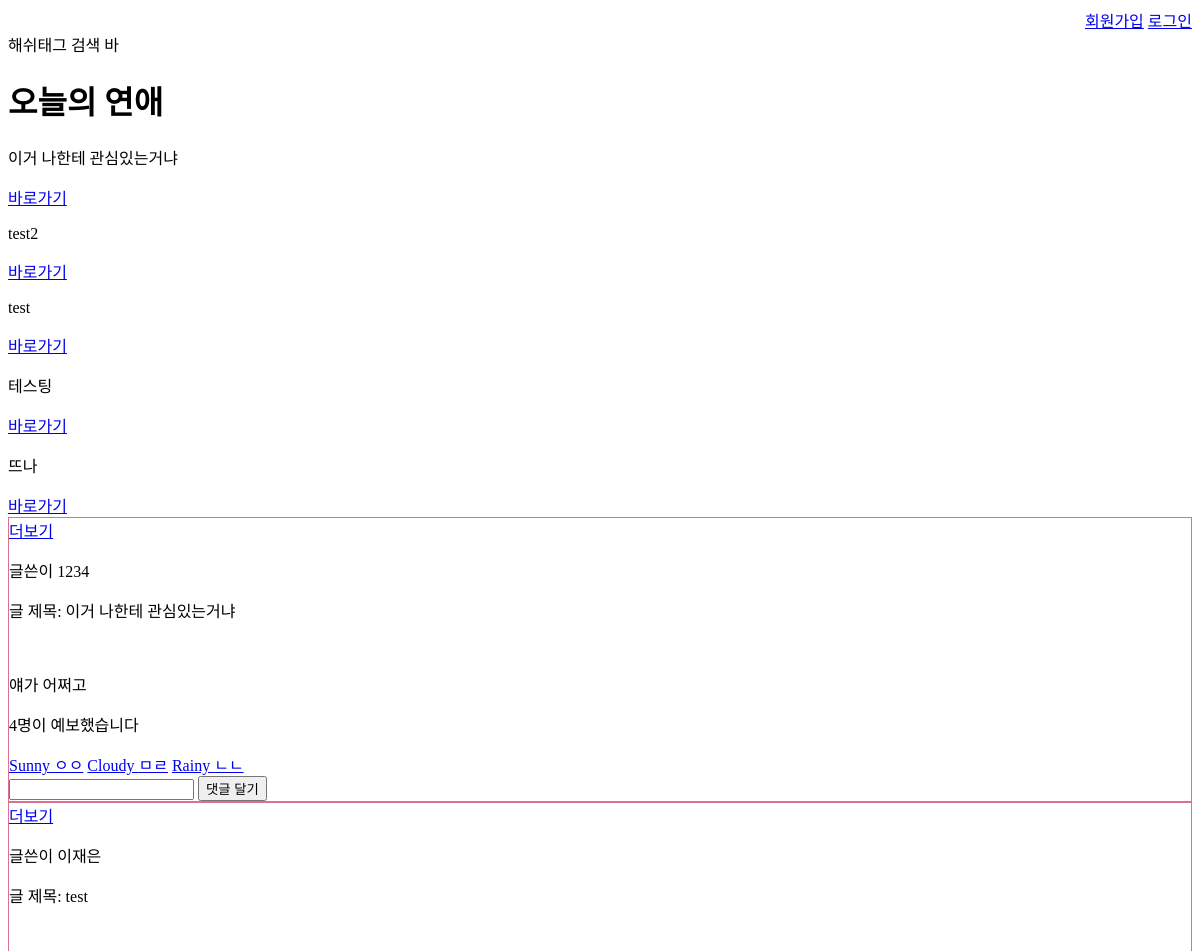
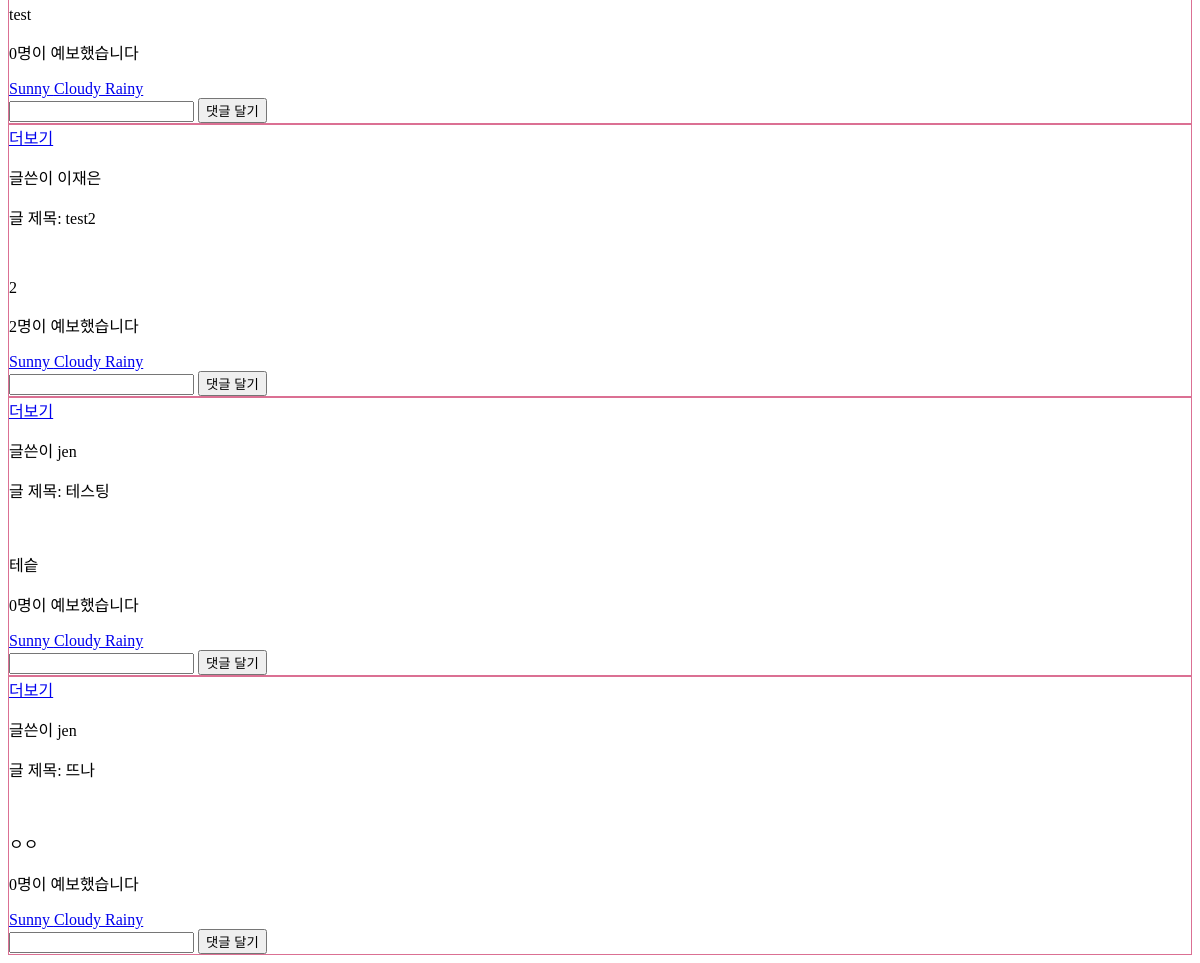
The app's page /, older data (2 pictures, top to bottom).
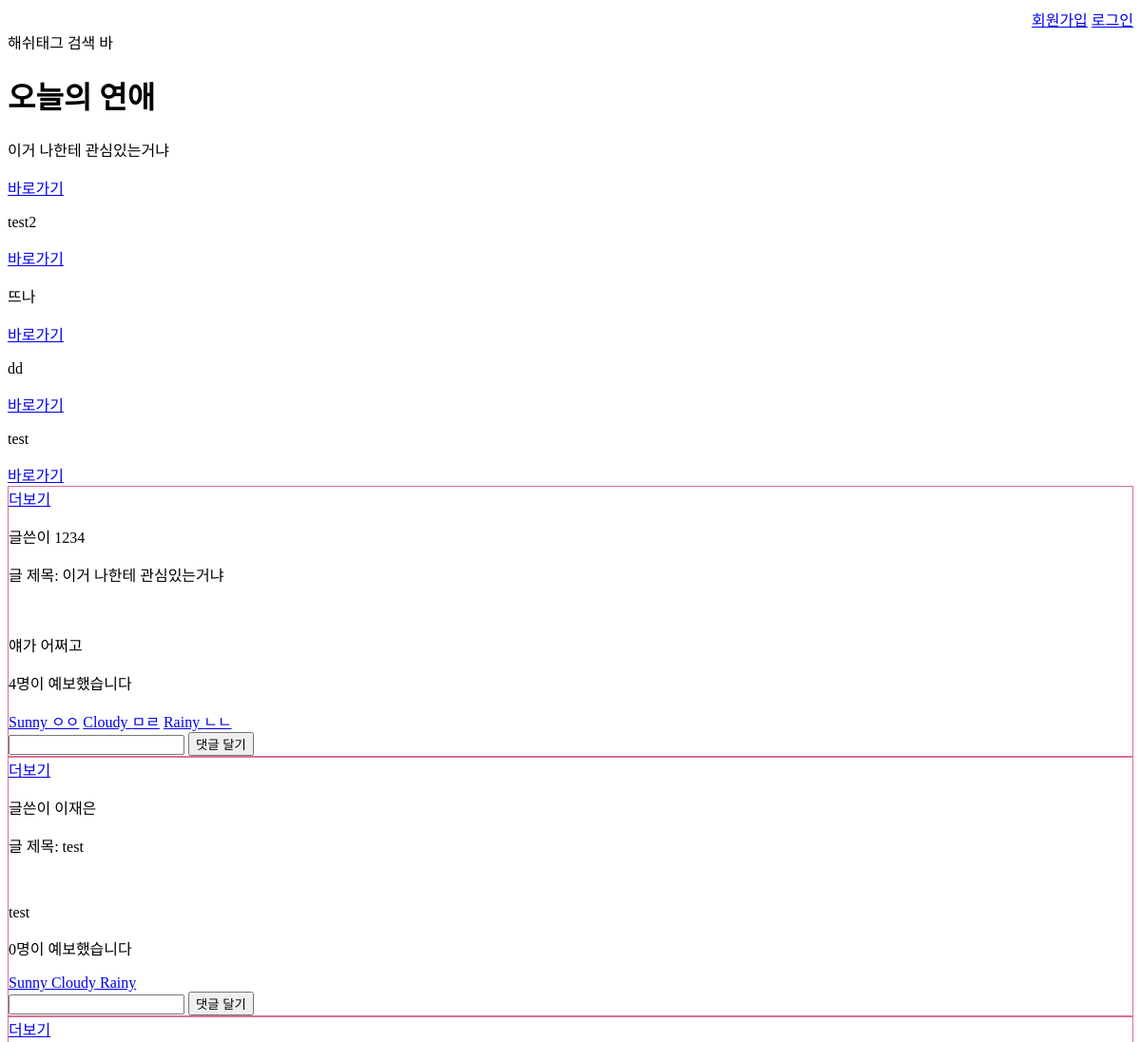
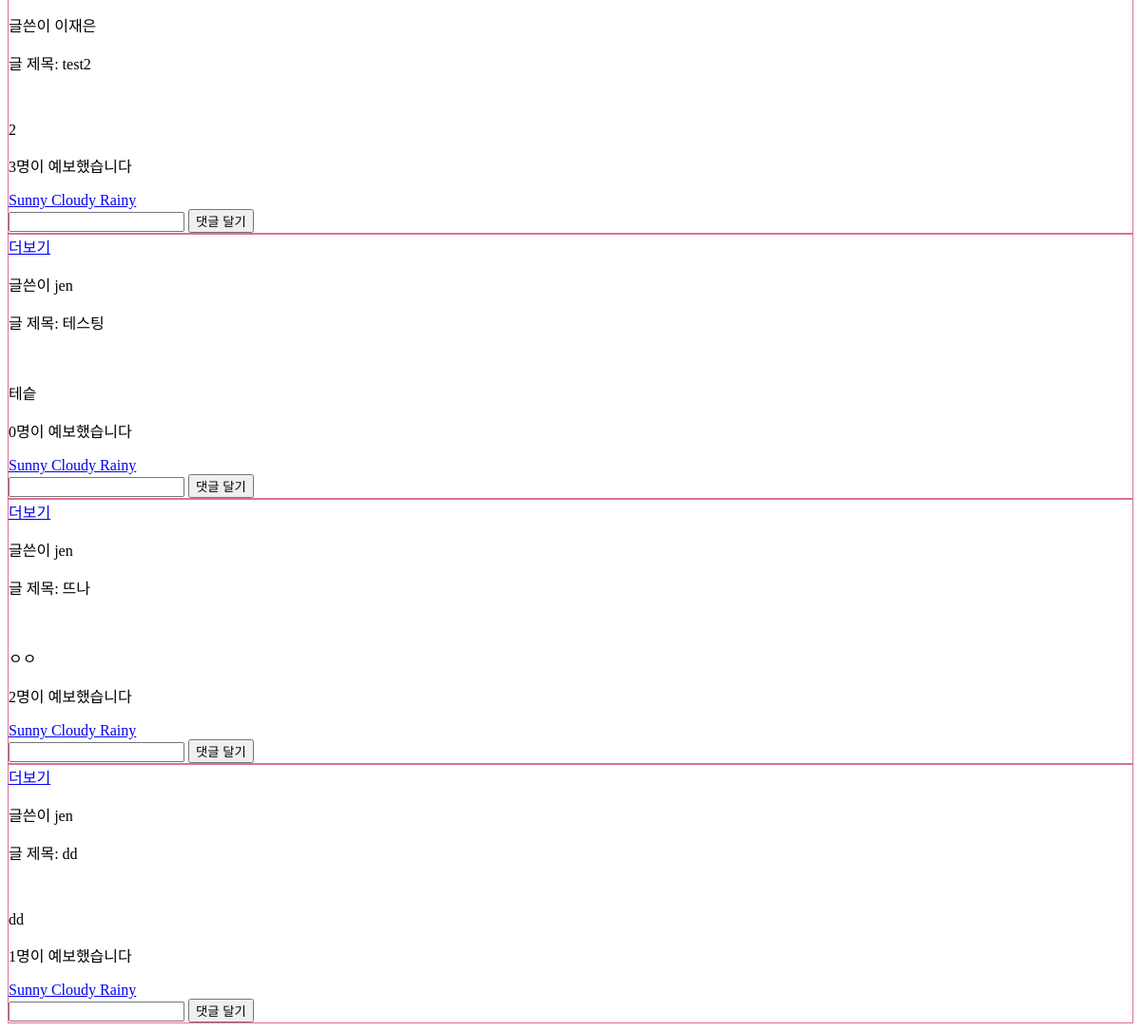
The same page, newer data (2 pictures, top to bottom).
### feedpage/models.py (models this page shows, shortened)
class Feed(models.Model):
    title = models.CharField(max_length=256)
    content = models.TextField()
    created_at = models.DateTimeField(default=timezone.now)
    updated_at = models.DateTimeField(blank=True, null=True)
    anonymous = models.BooleanField(default=False)
    author = models.ForeignKey(User, null=True, on_delete= models.CASCADE)
    sunny_content =models.CharField(max_length=256)
    cloudy_content= models.CharField(max_length=256)
    rainy_content=models.CharField(max_length=256)
    sunny_users = models.ManyToManyField(User, blank=True, related_name='feeds_sunny', through='Sunny')
    cloudy_users = models.ManyToManyField(User, blank=True, related_name='feeds_cloudy', through='Cloudy')
    rainy_users = models.ManyToManyField(User, blank=True, related_name='feeds_rainy', through='Rainy')
    photo = ProcessedImageField(upload_to= 'feed_photos',
                                processors=[ResizeToFill(600, 800)],
                                options={'quality': 90})

### feedpage/views.py (the view, shortened to what this page needs)
# urls.py: path('', views.index, name='index'),
def index(request):
    if request.method == 'GET':
        feeds = Feed.objects.all()
        ranking= Feed.objects.annotate(total=Count('sunny_users')+Count('cloudy_users')+Count('rainy_users')).order_by('-total')
        return render(request, 'feedpage/index.html', {'feeds': feeds, 'ranking':ranking})

### feedpage/templates/feedpage/index.html (shortened to what this page needs)
{% extends 'base.html' %}
{% block content %}
    <h1>오늘의 연애</h1>
    <body>
      {% for topfive in ranking|slice:":5" %}
        <p> {{ topfive.title }} </p>
        <a href="/home/{{ topfive.id }}">바로가기</a>
      {% endfor %}
      {% for feed in feeds %}
        <div style="border: 1px solid palevioletred;">
          <a href="/home/{{ feed.id }}">더보기</a>
          {% load mathfilters %}
          {% if feed.anonymous %}
            <p></p>
          {% else %}
            <p>글쓴이 {{ feed.author.username }}</p>
          {% endif %}
          <p>글 제목: {{ feed.title }}</p>
          <p>{{ feed.content }}</p>
          {% with total=feed.sunny_users.count|add:feed.cloudy_users.count|add:feed.rainy_users.count %}
          {% if user not in feed.sunny_users.all and user not in feed.cloudy_users.all and user not in feed.rainy_users.all %}
              <p> {{total}}명이 예보했습니다 </p>
              <a href="/home/{{ feed.id }}/sunny"> Sunny {{feed.sunny_content}}</a>
              <a href="/home/{{ feed.id }}/cloudy"> Cloudy {{feed.cloudy_content}}</a>
              <a href="/home/{{ feed.id }}/rainy"> Rainy {{feed.rainy_content}}</a>
          {% endif %}
          {% endwith %}
          <form action="/home/{{ feed.id }}/comments/" method="POST">
            <input type="text" name="content" />
            <button type="submit">댓글 달기</button>
          </form>
        </div>
      {% endfor %}
{% endblock content %}

### feedpage/templates/base.html (shortened to what this page needs)
<!DOCTYPE html>
<html>
  <head>
  </head>
  <header>
    <div style="text-align: right;">
        {% if user.is_authenticated %}
             {{  user.profile.nickname }}님, 안녕하세요
             <a href="{% url 'logout'%}?next={{request.path}}">로그아웃</a>
             <a href="{% url 'mypage'%}">My Page</a>
        {% else %}
             <a href="{% url 'signup' %}">회원가입</a>
             <a href="{% url 'login'%}?next={{request.path}}">로그인</a>
        {% endif %}
    </div>
</header>
  해쉬태그 검색 바
  <body>
  {% block content %}
  {% endblock %}
  </body>
</html>

Row changes from the older to the newer data that the page shows:
no longer on one of the page's lists (row unchanged): Feed: title "테스팅"
computed for Feed "test2": sunny_users "2" → "3"
shown differently, row unchanged: Feed "뜨나": sunny_users "0" → "2"; moves up the list
added Feed: title "dd", author.username "jen", content "dd", sunny_users "1"
